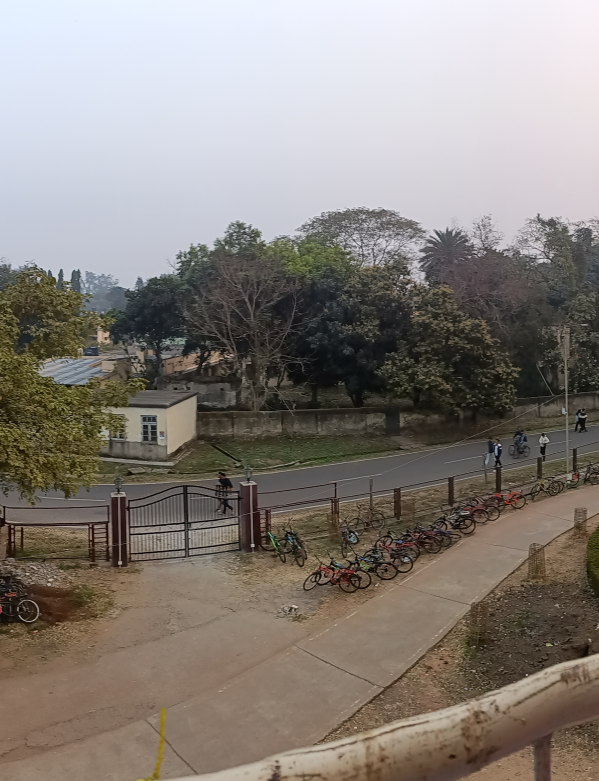
#> input picture IMG_20230120_170126.jpg, 1797 x 2343 px (shown at 1/3 size)
$ jupyter execute --allow-errors 'stitch 2.ipynb'
#> lines starting #> are read from the running program, lines starting #| are printed output that depends on the picture
[cell 1]
import cv2
import matplotlib.pyplot as plt

[cell 2]
image_paths=['IMG_20230120_170126.jpg','IMG_20230120_170057.jpg','IMG_20230120_170135.jpg']
# initialized a list of images
imgs = []

for i in range(len(image_paths)):
    imgs.append(cv2.imread(image_paths[i]))
    imgs[i]=cv2.resize(imgs[i],(0,0),fx=0.4,fy=0.4)
    # this is optional if your input images isn't too large
    # you don't need to scale down the image
    # in my case the input images are of dimensions 3000x1200
    # and due to this the resultant image won't fit the screen
    # scaling down the images
# showing the original pictures
# cv2.imshow('1',imgs[0])
# cv2.imshow('2',imgs[1])
# cv2.imshow('3',imgs[2])

stitchy=cv2.Stitcher.create()
(dummy,output)=stitchy.stitch(imgs)
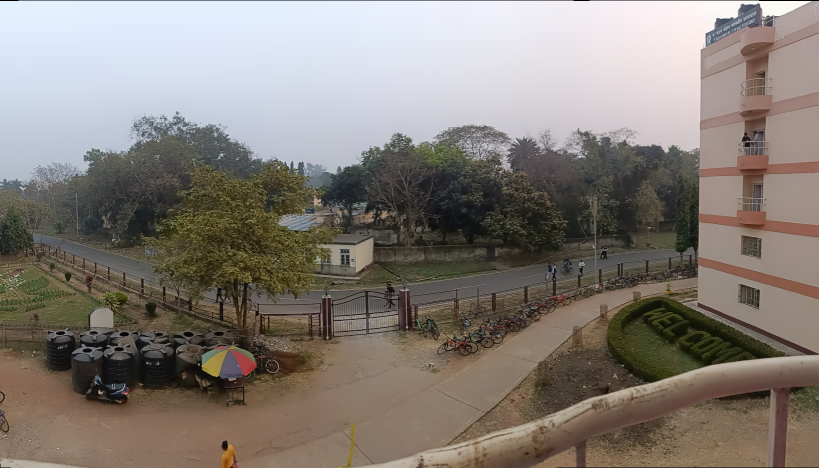
#> output: shape (936, 1637, 3) (shown at 1/2 size); mean of channels 0, 1, 2 118.9, 125.5, 132.8; drawn as B, G, R
#> dummy = 0

if dummy != cv2.STITCHER_OK:
  # checking if the stitching procedure is successful
  # .stitch() function returns a true value if stitching is
  # done successfully
    print("stitching ain't successful")
else:
    print('Your Panorama is ready!!!')

# show the output image
plt.imshow(output[:,:,::-1])
plt.show()

# final output
# cv2.imshow('final result',output)

# cv2.waitKey(0)
